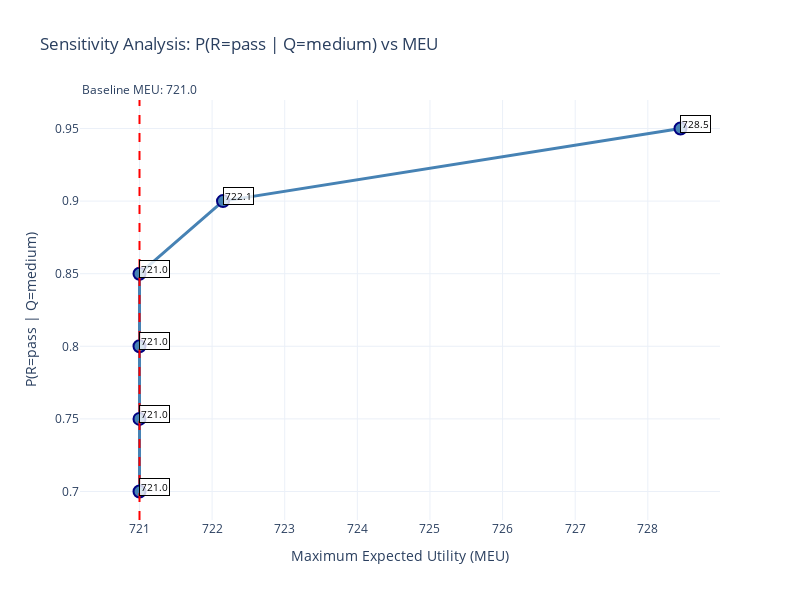

Notebook code cell kept with this figure:
### Markdown cell above
### 2.3 - Example 1: R CPT Sensitivity Analysis

### Code cell
print("\n" + "="*70)
print("🔍 Testing sensitivity analysis on P(R=pass | Q=high)")
print("="*70)

# Run sensitivity analysis on R CPT (test reliability for high quality fields)
r_results = sensitivity_analysis(
    cpt_df=r_cpt, 
    row_index='pass', 
    column='medium', 
    changes=[0, 0.05, 0.10, 0.15, 0.20, 0.25],
    baseline_meu=baseline_meu
)

# Display results
print_sensitivity_results(r_results)

# Plot results
fig = plot_sensitivity_results(r_results)

# Save the figure
html_content = pio.to_html(
        fig,
        include_plotlyjs='cdn',
        full_html=True,
        div_id="r-cpt-sensitivity-plot"
    )

print(html_content)

### Figure 1 — Plotly figure (JSON) as saved in the notebook; plotly's stock layout.template omitted (floating-point values rounded to 4 significant figures)
{"data": [{"hovertemplate": "%{hovertext}<extra></extra>", "hovertext": ["Parameter: 0.700<br>MEU: 721.0<br>T: not_do<br>B: [R=pass→buy, R=fail→buy, R=no_results→buy]", "Parameter: 0.750<br>MEU: 721.0<br>T: not_do<br>B: [R=pass→buy, R=fail→buy, R=no_results→buy]", "Parameter: 0.800<br>MEU: 721.0<br>T: not_do<br>B: [R=pass→buy, R=fail→buy, R=no_results→buy]", "Parameter: 0.850<br>MEU: 721.0<br>T: not_do<br>B: [R=pass→buy, R=fail→buy, R=no_results→buy]", "Parameter: 0.900<br>MEU: 722.1<br>T: do<br>B: [R=pass→buy, R=fail→not_buy, R=no_results→buy]", "Parameter: 0.950<br>MEU: 728.5<br>T: do<br>B: [R=pass→buy, R=fail→not_buy, R=no_results→buy]"], "line": {"color": "steelblue", "width": 3}, "marker": {"color": "steelblue", "line": {"color": "navy", "width": 2}, "size": 12}, "mode": "markers+lines", "name": "Sensitivity Analysis", "type": "scatter", "x": [721, 721, 721, 721, 722.1, 728.5], "y": [0.7, 0.75, 0.8, 0.85, 0.9, 0.95]}], "layout": {"annotations": [{"bgcolor": "rgba(255,255,255,0.8)", "bordercolor": "black", "borderwidth": 1, "font": {"color": "black", "size": 10}, "showarrow": false, "text": "721.0", "x": 721, "xshift": 15, "y": 0.7, "yshift": 5}, {"bgcolor": "rgba(255,255,255,0.8)", "bordercolor": "black", "borderwidth": 1, "font": {"color": "black", "size": 10}, "showarrow": false, "text": "721.0", "x": 721, "xshift": 15, "y": 0.75, "yshift": 5}, {"bgcolor": "rgba(255,255,255,0.8)", "bordercolor": "black", "borderwidth": 1, "font": {"color": "black", "size": 10}, "showarrow": false, "text": "721.0", "x": 721, "xshift": 15, "y": 0.8, "yshift": 5}, {"bgcolor": "rgba(255,255,255,0.8)", "bordercolor": "black", "borderwidth": 1, "font": {"color": "black", "size": 10}, "showarrow": false, "text": "721.0", "x": 721, "xshift": 15, "y": 0.85, "yshift": 5}, {"bgcolor": "rgba(255,255,255,0.8)", "bordercolor": "black", "borderwidth": 1, "font": {"color": "black", "size": 10}, "showarrow": false, "text": "722.1", "x": 722.1, "xshift": 15, "y": 0.9, "yshift": 5}, {"bgcolor": "rgba(255,255,255,0.8)", "bordercolor": "black", "borderwidth": 1, "font": {"color": "black", "size": 10}, "showarrow": false, "text": "728.5", "x": 728.5, "xshift": 15, "y": 0.95, "yshift": 5}, {"showarrow": false, "text": "Baseline MEU: 721.0", "x": 721, "xanchor": "center", "xref": "x", "y": 1, "yanchor": "bottom", "yref": "y domain"}], "height": 600, "shapes": [{"line": {"color": "red", "dash": "dash"}, "type": "line", "x0": 721, "x1": 721, "xref": "x", "y0": 0, "y1": 1, "yref": "y domain"}], "showlegend": false, "title": {"text": "Sensitivity Analysis: P(R=pass | Q=medium) vs MEU"}, "width": 800, "xaxis": {"title": {"text": "Maximum Expected Utility (MEU)"}}, "yaxis": {"title": {"text": "P(R=pass | Q=medium)"}}}}
